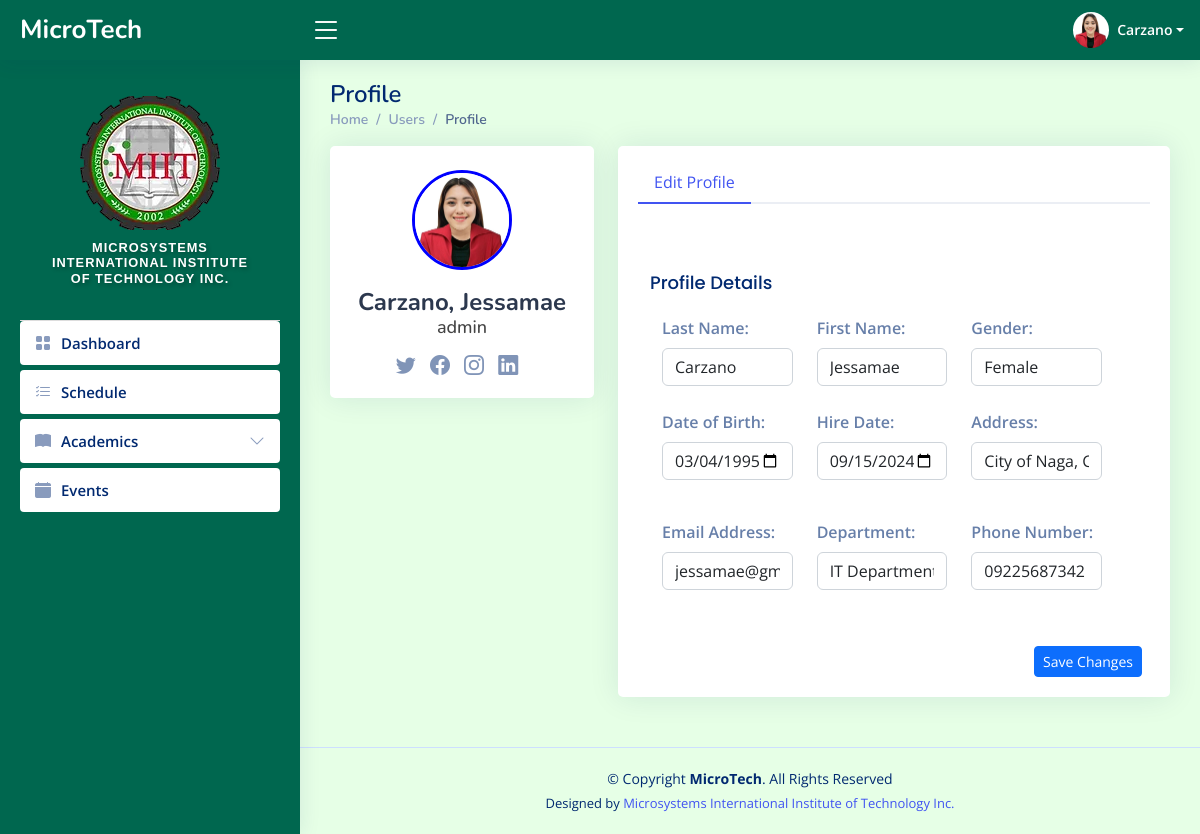
The app's page /admin/user-profile-instructor.php (signed in), older data.
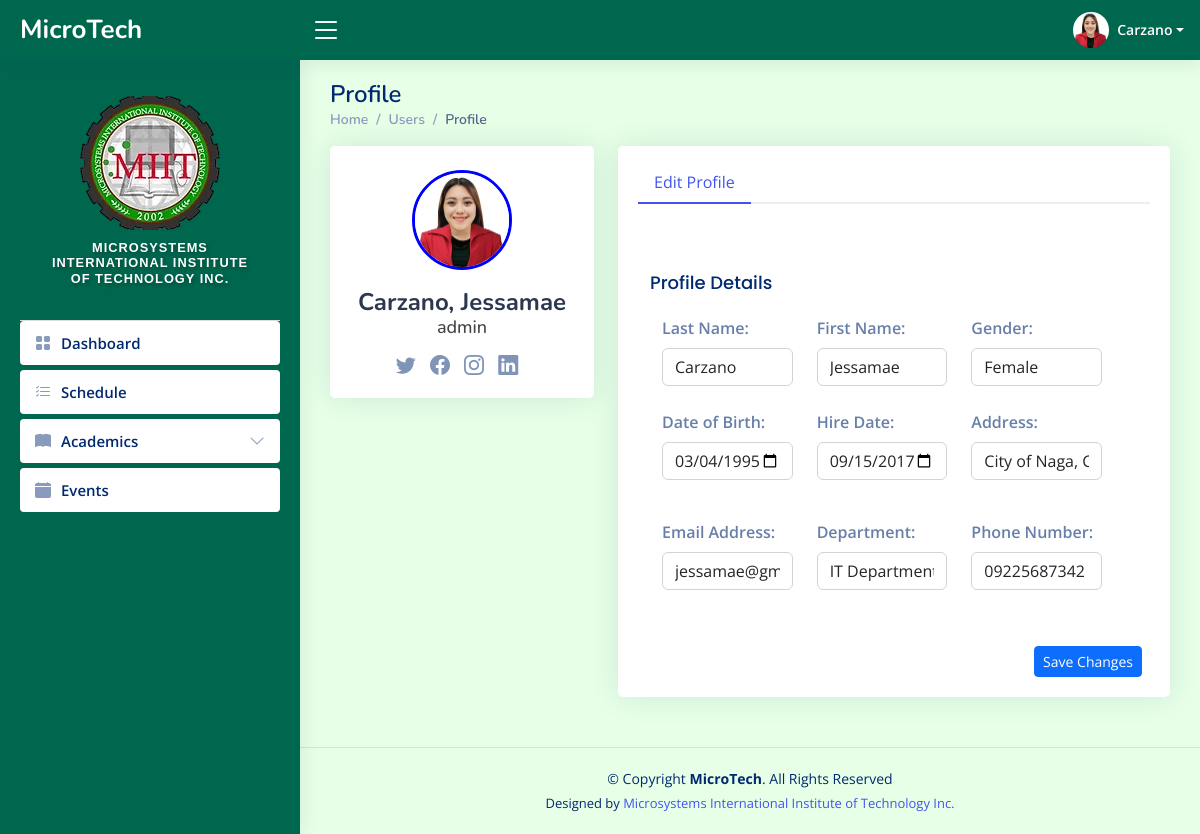
The same page, newer data.
### tables this page shows
CREATE TABLE `tbl_users` (
  `user_id` int(11) NOT NULL,
  `user_fname` varchar(50) NOT NULL,
  `user_lname` varchar(50) NOT NULL,
  `user_email` varchar(80) NOT NULL,
  `user_name` varchar(50) NOT NULL,
  `user_pass` varchar(100) NOT NULL,
  `user_role` varchar(20) NOT NULL,
  `user_image` varchar(100) NOT NULL,
  `date_of_birth` date DEFAULT NULL,
  `gender` enum('Male','Female') DEFAULT NULL,
  `hire_date` date DEFAULT NULL,
  `department` varchar(100) DEFAULT NULL,
  `phone_number` varchar(15) DEFAULT NULL,
  `address` varchar(100) DEFAULT NULL,
  `created_at` timestamp NOT NULL DEFAULT current_timestamp()
);

### PHP/user-profile-instructor-con.php (called while the page is built, shortened)
<?php
$connection = new Connection();
$pdo = $connection->open();
$userid = $_SESSION['login'];
$sql = "SELECT * FROM tbl_users WHERE user_id = :userid";
$stmt = $pdo->prepare($sql);
$stmt->bindParam(':userid', $userid, PDO::PARAM_INT);
$stmt->execute();
$studs = $stmt->fetch(PDO::FETCH_ASSOC);
?>

### admin/user-profile-instructor.php (the view, shortened to what the changed rows need)
<?php include_once "../templates/header2.php"; ?>
<?php include_once '../PHP/user-profile-instructor-con.php'; ?>
  <main id="main" class="main">
    <div class="pagetitle">
      <h1>Profile</h1>
    </div>
    <section class="section profile">
      <div class="row">
        <div class="col-xl-4">
          <div class="card">
            <div class="card-body profile-card pt-4 d-flex flex-column align-items-center">
                <a class="nav-link nav-profile" href="#" data-bs-toggle="dropdown">
                    <img src="upload-files/<?php echo htmlspecialchars($image); ?>" id="currentPhoto" onerror="this.src='images/default.png'" alt="Profile Image" class="custom-profile-img">
                </a>
                    <h2><?php echo htmlspecialchars($studs['user_lname']); ?>, <?php echo htmlspecialchars($studs['user_fname']); ?> </h2>
                    <h3><?php echo htmlspecialchars($studs['user_role']); ?></h3>
                    <div class="social-links mt-2">
                        <a href="#" class="twitter"><i class="bi bi-twitter"></i></a>
                        <a href="#" class="facebook"><i class="bi bi-facebook"></i></a>
                        <a href="#" class="instagram"><i class="bi bi-instagram"></i></a>
                        <a href="#" class="linkedin"><i class="bi bi-linkedin"></i></a>
                    </div>
                    </div>
                </div>
        </div>
        <div class="col-xl-8">
          <div class="card">
            <div class="card-body pt-3">
        <div class="tab-content pt-2">
                <div class="tab-pane fade show active profile-edit pt-3" id="profile-edit">
                    <form action="functions/update-admin.php" method="post" class="needs-validation" novalidate>
                        <div class="row mb-3 p-4">
                            <div class="row">
                                <div class="col-md-4">
                                    <label for="last-name" class="form-label">Last Name:</label>
                                    <input type="text" id="last-name" name="last-name" class="form-control" value="<?php echo htmlspecialchars($studs['user_lname']); ?>" readonly>
                                </div>
                                <div class="col-md-4">
                                    <label for="first-name" class="form-label">First Name:</label>
                                    <input type="text" id="first-name" name="first-name" class="form-control" value="<?php echo htmlspecialchars($studs['user_fname']); ?>" readonly>
                                </div>
                                <div class="col-md-4">
                                    <label for="gender" class="form-label">Gender:</label>
                                    <input type="text" id="gender" name="gend" class="form-control" value="<?php echo htmlspecialchars($studs['gender']); ?>" readonly>
                                </div>
                            </div>
                            <div class="row mb-3 mt-4">
                                <div class="col-md-4">
                                    <label for="date_of_birth" class="form-label">Date of Birth:</label>
                                    <input type="date" id="date_of_birth" name="bdate" class="form-control" value="<?php echo htmlspecialchars($studs['date_of_birth']); ?>" required>
                                </div>
                                <div class="col-md-4">
                                    <label for="hire_date" class="form-label">Hire Date:</label>
                                    <input type="date" id="hire_date" name="dhire" class="form-control" value="<?php echo htmlspecialchars($studs['hire_date']); ?>" required>
                                </div>
                                <div class="col-md-4">
                                    <label for="address" class="form-label">Address:</label>
                                    <input type="text" id="address" name="add" class="form-control" value="<?php echo htmlspecialchars($studs['address']); ?>" required>
                                </div>
                            </div>
                            <div class="row mb-3 mt-4 ">
                                <div class="col-md-4">
                                    <label for="email" class="form-label">Email Address:</label>
                                    <input type="email" id="email" name="email" class="form-control" value="<?php echo htmlspecialchars($studs['user_email']); ?>" required>
                                </div>
                                <div class="col-md-4">
                                    <label for="department" class="form-label">Department:</label>
                                    <input type="text" id="department" name="dept" class="form-control" value="<?php echo htmlspecialchars($studs['department']); ?>" required>
                                </div>
                                <div class="col-md-4">
                                    <label for="phone_number" class="form-label">Phone Number:</label>
                                    <input type="text" id="phone_number" name="cnum" class="form-control" value="<?php echo htmlspecialchars($studs['phone_number']); ?>" required>
                                </div>
                            </div>
                        </div>
                    </form>
                </div>
            </div>
          </div>
        </div>
      </div>
    </section>
  </main>
<?php include_once "../templates/footer.php"; ?>

### templates/header2.php (shortened to what the changed rows need)
<!DOCTYPE html>
<html lang="en">
<head>
  <link href="../../assets/vendor/bootstrap/css/bootstrap.min.css" rel="stylesheet">
  <link href="../../assets/vendor/bootstrap-icons/bootstrap-icons.css" rel="stylesheet">
  <link href="../../assets/vendor/boxicons/css/boxicons.min.css" rel="stylesheet">
  <link href="../../assets/vendor/quill/quill.snow.css" rel="stylesheet">
  <link href="../../assets/vendor/quill/quill.bubble.css" rel="stylesheet">
  <link href="../../assets/vendor/remixicon/remixicon.css" rel="stylesheet">
  <link href="../../assets/vendor/simple-datatables/style.css" rel="stylesheet">
  <link href="../../assets/css/style.css" rel="stylesheet">
</head>
<body style="background-color: #e6ffe6;">
<?php
$database = new Connection();
$conn = $database->open();
$userid = $_SESSION["login"];
$statements = $conn->prepare("SELECT user_fname, user_lname, user_image, user_role FROM tbl_users WHERE user_id = ?");
$statements->execute([$userid]);
$user = $statements->fetch(PDO::FETCH_ASSOC);
if ($user) {
    $lname = $user['user_lname'];
    $image = $user['user_image'];
} else {
    $fname = '';
    $lname = '';
    $role = '';
    $image = 'default.png';
    echo "User not found!";
}
?>
  <header id="header" class="header fixed-top d-flex align-items-center" style="background-color: #00674f;">
    <nav class="header-nav ms-auto">
      <ul class="d-flex align-items-center">
        <li class="nav-item dropdown pe-3">
          <a class="nav-link nav-profile d-flex align-items-center pe-0" href="#" data-bs-toggle="dropdown">
           <img src="upload-files/<?php echo htmlspecialchars($image); ?>" id="currentPhoto" onerror="this.src='images/default.png'" alt="Profile Image" class="rounded-circle">
            <span class="d-none d-md-block dropdown-toggle ps-2 text-white"><?php echo htmlspecialchars($lname)?></span>
          </a>
        </li>
      </ul>
    </nav>
  </header>

Row changes from the older to the newer data that the page shows:
changed tbl_users "Carzano": dhire "09/15/2024" → "09/15/2017"
